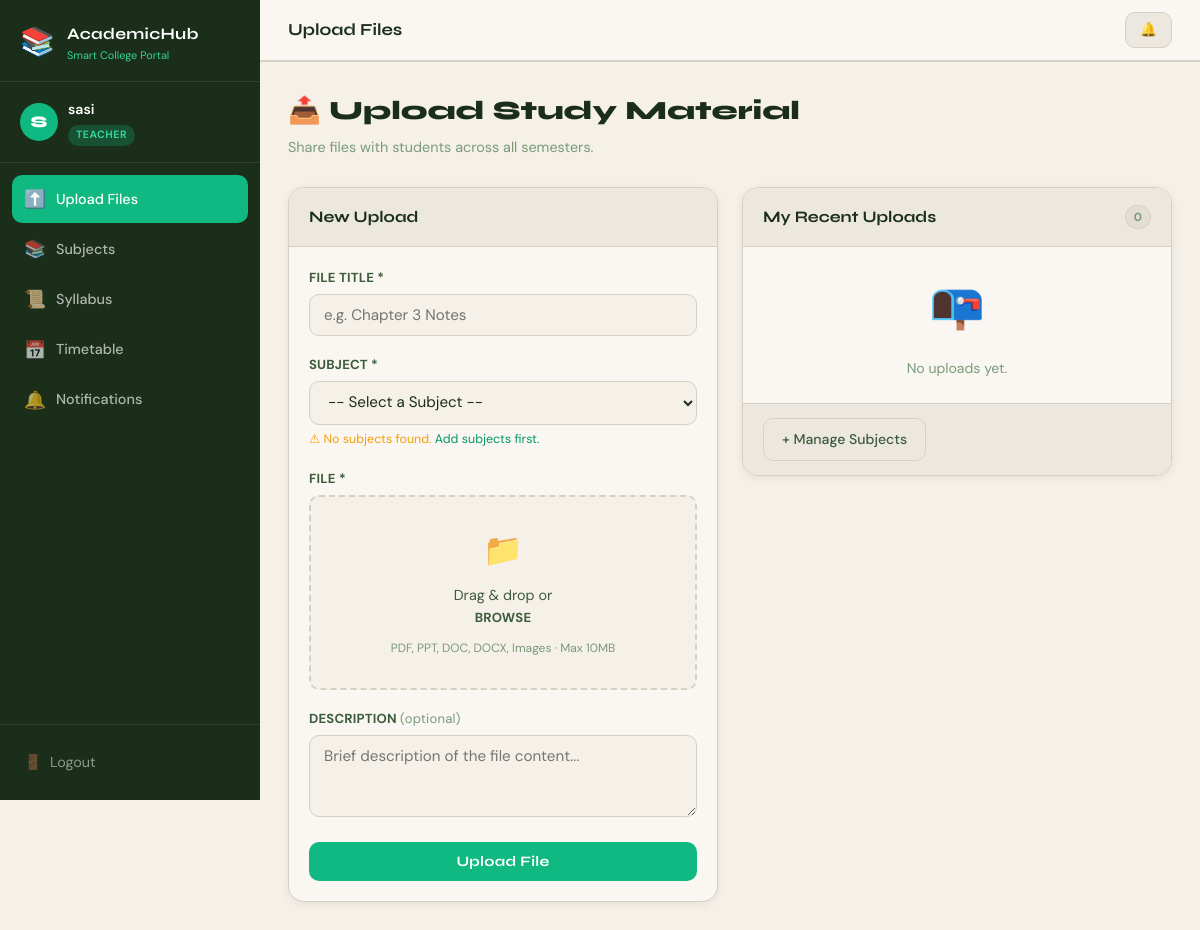
The page /upload/ (signed in) on the database its author committed.
### core/models.py (models this page shows, shortened)
class User(AbstractBaseUser, PermissionsMixin):
    ROLE_CHOICES = [
        ('student', 'Student'),
        ('teacher', 'Teacher'),
    ]
    name = models.CharField(max_length=150)
    email = models.EmailField(unique=True)
    role = models.CharField(max_length=10, choices=ROLE_CHOICES, default='student')
    is_active = models.BooleanField(default=True)
    is_staff = models.BooleanField(default=False)
    date_joined = models.DateTimeField(auto_now_add=True)
    USERNAME_FIELD = 'email'
    REQUIRED_FIELDS = ['name', 'role']
    objects = UserManager()

### core/views.py (the view)
# urls.py: path('upload/', views.upload_view, name='upload'),
@login_required
def upload_view(request):
    if request.user.role != 'teacher':
        messages.error(request, 'Only teachers can access this page.')
        return redirect('dashboard')
    subjects = Subject.objects.all().order_by('semester', 'name')
    if request.method == 'POST':
        form = FileUploadForm(request.POST, request.FILES)
        if form.is_valid():
            uploaded_file = form.save(commit=False)
            uploaded_file.uploaded_by = request.user
            ext = os.path.splitext(uploaded_file.file.name)[1].lower()
            type_map = {
                '.pdf': 'pdf', '.ppt': 'ppt', '.pptx': 'ppt',
                '.doc': 'doc', '.docx': 'doc',
                '.png': 'image', '.jpg': 'image', '.jpeg': 'image', '.gif': 'image',
            }
            uploaded_file.file_type = type_map.get(ext, 'other')
            uploaded_file.save()
            for student in User.objects.filter(role='student'):
                Notification.objects.create(
                    title=f'New file in {uploaded_file.subject.name}',
                    message=(
                        f'{request.user.name} uploaded "{uploaded_file.title}" '
                        f'for {uploaded_file.subject.name} (Sem {uploaded_file.subject.semester})'
                    ),
                    notif_type='upload',
                    recipient=student,
                )
            messages.success(request, f'"{uploaded_file.title}" uploaded successfully!')
            return redirect('upload')
        else:
            for errors in form.errors.values():
                for error in errors:
                    messages.error(request, error)
    else:
        form = FileUploadForm()
    my_uploads = UploadedFile.objects.filter(
        uploaded_by=request.user
    ).select_related('subject').order_by('-uploaded_at')[:10]
    return render(request, 'core/upload.html', {
        'form':       form,
        'subjects':   subjects,
        'my_uploads': my_uploads,
    })

### core/forms.py (shortened to what this page needs)
class FileUploadForm(forms.ModelForm):
    class Meta:
        model = UploadedFile
        fields = ['title', 'subject', 'file', 'description']
        widgets = {
            'title': forms.TextInput(attrs={'placeholder': 'File title'}),
            'description': forms.Textarea(attrs={'rows': 3, 'placeholder': 'Optional description'}),
        }

### core/templates/core/upload.html (shortened to what this page needs)
{% extends 'core/base.html' %}
{% block page_title %}Upload Files{% endblock %}
{% block content %}
<div class="upload-page">
    <div class="page-header">
        <h2>📤 Upload Study Material</h2>
        <p>Share files with students across all semesters.</p>
    </div>
    <div class="upload-layout">
        <div class="card upload-form-card">
            <div class="card-header">
                <h3>New Upload</h3>
            </div>
            <form method="post" enctype="multipart/form-data" class="upload-form" id="uploadForm">
                <div class="form-group">
                    <label for="id_title">File Title *</label>
                    <input type="text" id="id_title" name="title" placeholder="e.g. Chapter 3 Notes" required>
                </div>
                <div class="form-group">
                    <label for="id_subject">Subject *</label>
                    <select id="id_subject" name="subject" required>
                        <option value="">-- Select a Subject --</option>
                    </select>
                    {% if not subjects %}
                    <small class="form-hint warning">⚠ No subjects found. <a href="{% url 'manage_subjects' %}">Add subjects first.</a></small>
                    {% endif %}
                </div>
                <div class="form-group">
                    <label for="id_file">File *</label>
                    <div class="file-drop-zone" id="fileDropZone">
                        <div class="drop-content" id="dropContent">
                            <span class="drop-icon">📁</span>
                            <p>Drag & drop or <label for="id_file" class="file-browse-link">browse</label></p>
                            <small>PDF, PPT, DOC, DOCX, Images · Max 10MB</small>
                        </div>
                    </div>
                </div>
                <div class="form-group">
                    <label for="id_description">Description <span class="optional">(optional)</span></label>
                    <textarea id="id_description" name="description" rows="3" placeholder="Brief description of the file content..."></textarea>
                </div>
                <div class="form-actions">
                    <button type="submit" class="btn-primary btn-full" id="submitBtn">
                        <span class="btn-text">Upload File</span>
                    </button>
                </div>
            </form>
        </div>
        <div class="card my-uploads-card">
            <div class="card-header">
                <h3>My Recent Uploads</h3>
                <span class="count-badge">{{ my_uploads|length }}</span>
            </div>
            {% if my_uploads %}
            <div class="upload-list">
                {% for file in my_uploads %}
                <div class="upload-item">
                    <div class="upload-item-icon">{{ file.get_file_icon }}</div>
                    <div class="upload-item-info">
                        <span class="upload-item-name">{{ file.title }}</span>
                        <span class="upload-item-meta">{{ file.subject.code }} · {{ file.uploaded_at|date:"M d, Y" }}</span>
                    </div>
                    <div class="upload-item-actions">
                        <a href="{{ file.file.url }}" target="_blank" class="icon-btn view-btn" title="View">👁</a>
                        <form method="post" action="{% url 'delete_file' file.id %}" class="inline-form"
                              onsubmit="return confirm('Delete this file?')">
                            {% csrf_token %}
                            <button type="submit" class="icon-btn delete-btn" title="Delete">🗑</button>
                        </form>
                    </div>
                </div>
                {% endfor %}
            </div>
            {% else %}
            <div class="empty-state small">
                <div class="empty-icon">📭</div>
                <p>No uploads yet.</p>
            </div>
            {% endif %}
            <div class="card-footer">
                <a href="{% url 'manage_subjects' %}" class="btn-secondary">+ Manage Subjects</a>
            </div>
        </div>
    </div>
</div>
{% endblock %}

### core/templates/core/base.html (shortened to what this page needs)
<!DOCTYPE html>
<html lang="en">
<head>
    {% load static %}
    <link rel="stylesheet" href="{% static 'css/styles.css' %}">
</head>
<body>
    {% if user.is_authenticated %}
    <div class="app-layout">
        <aside class="sidebar" id="sidebar">
            <div class="sidebar-brand">
                <div class="brand-icon">📚</div>
                <div class="brand-text">
                    <span class="brand-name">AcademicHub</span>
                    <span class="brand-sub">Smart College Portal</span>
                </div>
            </div>
            <div class="sidebar-user">
                <div class="user-avatar">{{ user.name|first|upper }}</div>
                <div class="user-info">
                    <span class="user-name">{{ user.name }}</span>
                    <span class="user-role role-badge role-{{ user.role }}">{{ user.role|capfirst }}</span>
                </div>
            </div>
<nav class="sidebar-nav">
    {% if user.role == 'student' %}
    <a href="{% url 'dashboard' %}" class="nav-item {% if request.resolver_match.url_name == 'dashboard' %}active{% endif %}">
        <span class="nav-icon">🏠</span><span>Dashboard</span>
    </a>
    <a href="{% url 'semesters' %}" class="nav-item {% if 'semester' in request.resolver_match.url_name %}active{% endif %}">
        <span class="nav-icon">📋</span><span>Semesters</span>
    </a>
    <a href="{% url 'syllabus' %}" class="nav-item {% if 'syllabus' in request.resolver_match.url_name %}active{% endif %}">
        <span class="nav-icon">📜</span><span>Syllabus</span>
    </a>
    {% else %}
    <a href="{% url 'upload' %}" class="nav-item {% if request.resolver_match.url_name == 'upload' %}active{% endif %}">
        <span class="nav-icon">⬆️</span><span>Upload Files</span>
    </a>
    <a href="{% url 'manage_subjects' %}" class="nav-item {% if request.resolver_match.url_name == 'manage_subjects' %}active{% endif %}">
        <span class="nav-icon">📚</span><span>Subjects</span>
    </a>
    <a href="{% url 'manage_syllabus' %}" class="nav-item {% if 'syllabus' in request.resolver_match.url_name %}active{% endif %}">
        <span class="nav-icon">📜</span><span>Syllabus</span>
    </a>
    {% endif %}
    <a href="{% url 'timetable' %}" class="nav-item {% if request.resolver_match.url_name == 'timetable' %}active{% endif %}">
        <span class="nav-icon">📅</span><span>Timetable</span>
    </a>
    <a href="{% url 'notifications' %}" class="nav-item {% if request.resolver_match.url_name == 'notifications' %}active{% endif %}">
        <span class="nav-icon">🔔</span><span>Notifications</span>
    </a>
</nav>
            <div class="sidebar-footer">
                <a href="{% url 'logout' %}" class="logout-btn">
                    <span>🚪</span> Logout
                </a>
            </div>
        </aside>
        <main class="main-content">
            <div class="topbar">
                <div class="topbar-title">{% block page_title %}{% endblock %}</div>
                <div class="topbar-actions">
                    <a href="{% url 'notifications' %}" class="notif-btn">
                        🔔
                    </a>
                </div>
            </div>
            <div class="content-area">
                {% block content %}{% endblock %}
            </div>
        </main>
    </div>
    {% else %}
        {% block auth_content %}{% endblock %}
    {% endif %}
</body>
</html>

### rows shown on the page
User: name|first "S", name "sasi", role "TEACHER"

### other values the page prints
{{ my_uploads|length }} "0"
